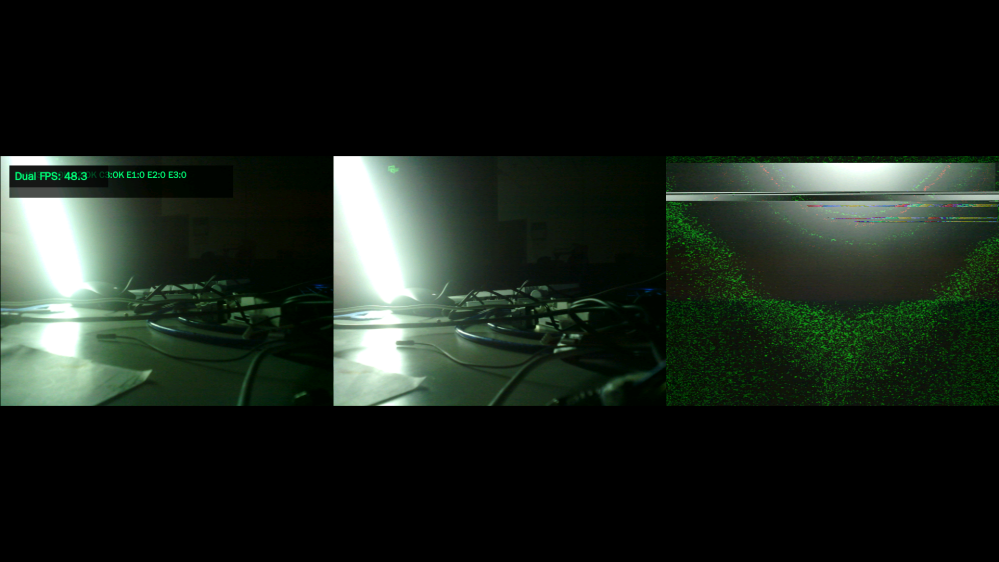
#> input picture fpga/cam3_now.png, 999 x 562 px, found by its file name
$ python _crop.py
#> lines starting #> are read from the running program, lines starting #| are printed output that depends on the picture
# -*- coding: utf-8 -*-
"""Crop + upscale regions of the camview screenshot for close inspection."""
import sys

from PIL import Image

sys.stdout.reconfigure(encoding="utf-8", errors="replace")
SRC = r"C:\Users\NineSun\Desktop\ov56401\project\cam3_now.png"
im = Image.open(SRC)
#> im is the input picture: PIL image 999x562 RGB; mean R, G, B 26.2, 34.2, 26.9
print("size", im.size)
#| size (999, 562)

# whole middle band (the three panels) upscaled
im.crop((0, 140, 1000, 430)).resize((2000, 580), Image.NEAREST).save(
    r"C:\Users\NineSun\Desktop\ov56401\project\_panels.png")
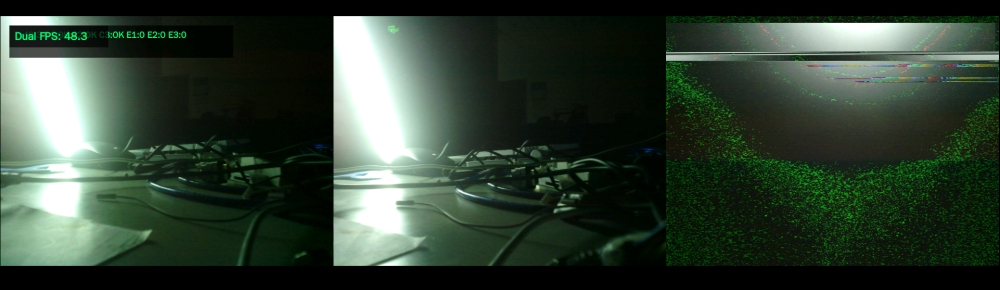
#> saved as _panels.png: PIL image 2000x580 RGB (shown at 1/2 size); mean R, G, B 50.7, 66.2, 52

# cam3 panel only, upscaled 4x
im.crop((650, 140, 1000, 430)).resize((1400, 1160), Image.NEAREST).save(
    r"C:\Users\NineSun\Desktop\ov56401\project\_cam3.png")
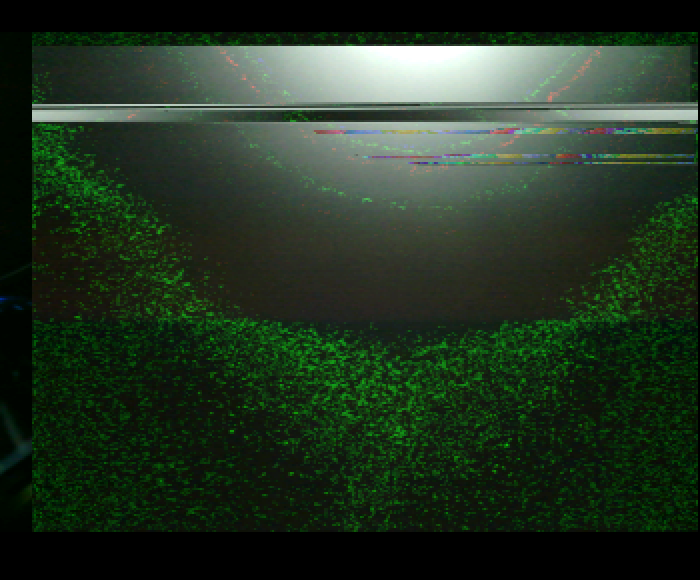
#> saved as _cam3.png: PIL image 1400x1160 RGB (shown at 1/2 size); mean R, G, B 35, 51.5, 34.2

# cam1 panel only, upscaled 4x
im.crop((0, 140, 315, 430)).resize((1260, 1160), Image.NEAREST).save(
    r"C:\Users\NineSun\Desktop\ov56401\project\_cam1.png")
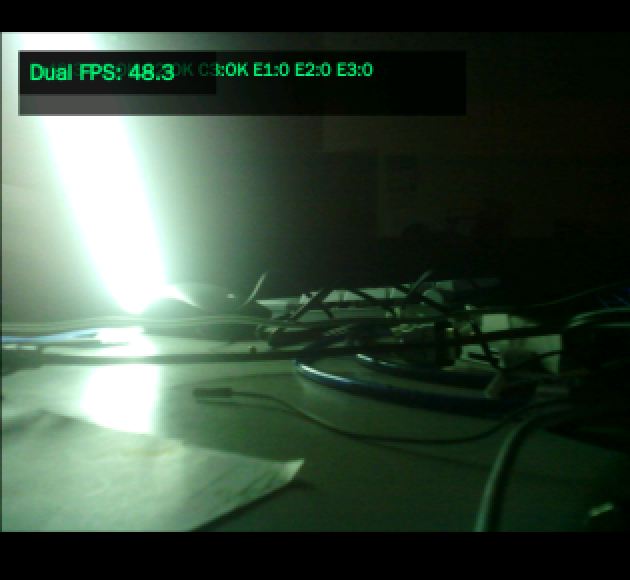
#> saved as _cam1.png: PIL image 1260x1160 RGB (shown at 1/2 size); mean R, G, B 57.3, 74.4, 59.8

# cam2 panel only, upscaled 4x
im.crop((318, 140, 645, 430)).resize((1308, 1160), Image.NEAREST).save(
    r"C:\Users\NineSun\Desktop\ov56401\project\_cam2.png")
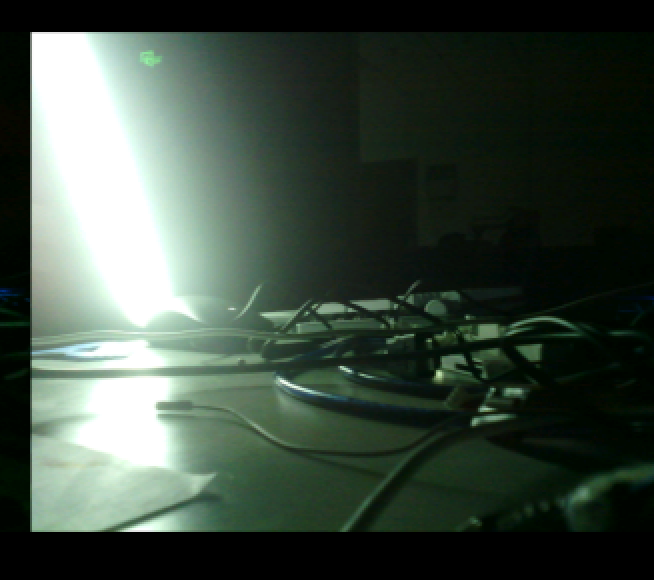
#> saved as _cam2.png: PIL image 1308x1160 RGB (shown at 1/2 size); mean R, G, B 62.3, 75.5, 64.9
print("saved crops")

$ run again, with fpga/_panels.png copied over fpga/cam3_now.png
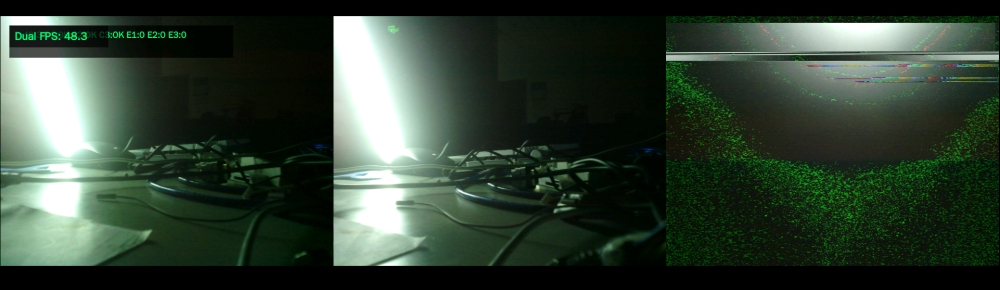
#> input picture fpga/_panels.png, 2000 x 580 px, found by its file name (shown at 1/2 size)
#> im is the input picture: PIL image 2000x580 RGB; mean R, G, B 50.7, 66.2, 52
#| size (2000, 580)
#> `im.crop((0, 140, 315, 430)).resize((1260, 1160), Image.NEAREST).save( ..`:
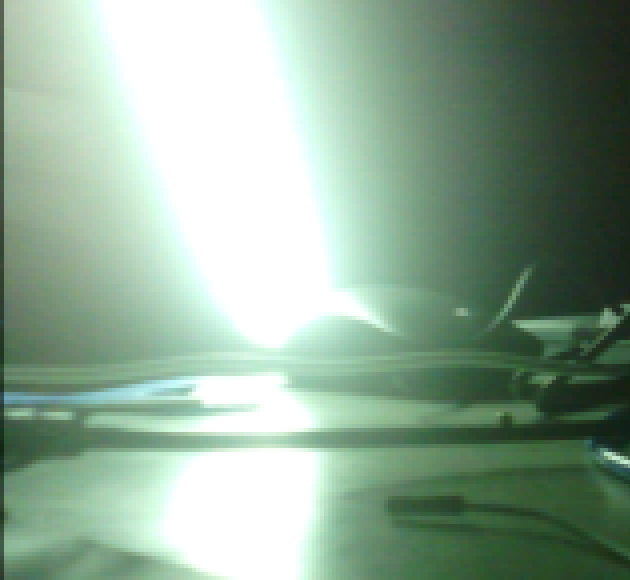
#> saved as _cam1.png: PIL image 1260x1160 RGB (shown at 1/2 size); mean R, G, B 142.8, 167.9, 148.5
#> `im.crop((318, 140, 645, 430)).resize((1308, 1160), Image.NEAREST).save..`:
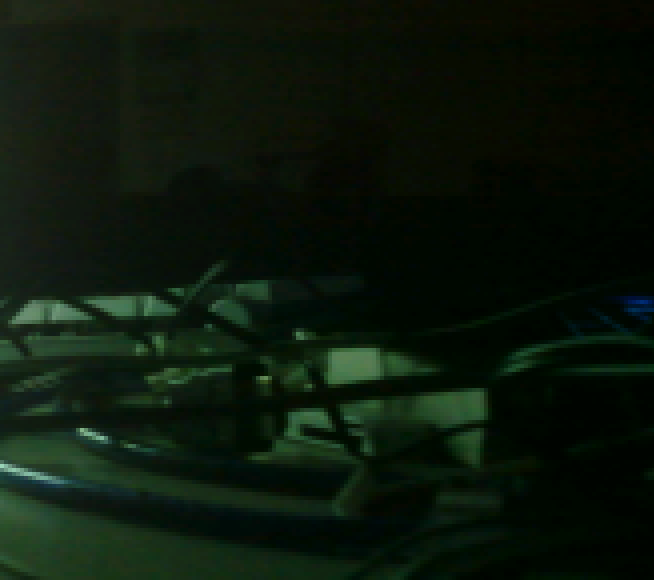
#> saved as _cam2.png: PIL image 1308x1160 RGB (shown at 1/2 size); mean R, G, B 11.6, 23.1, 11.2

$ run again, with fpga/_parser_test.png copied over fpga/cam3_now.png
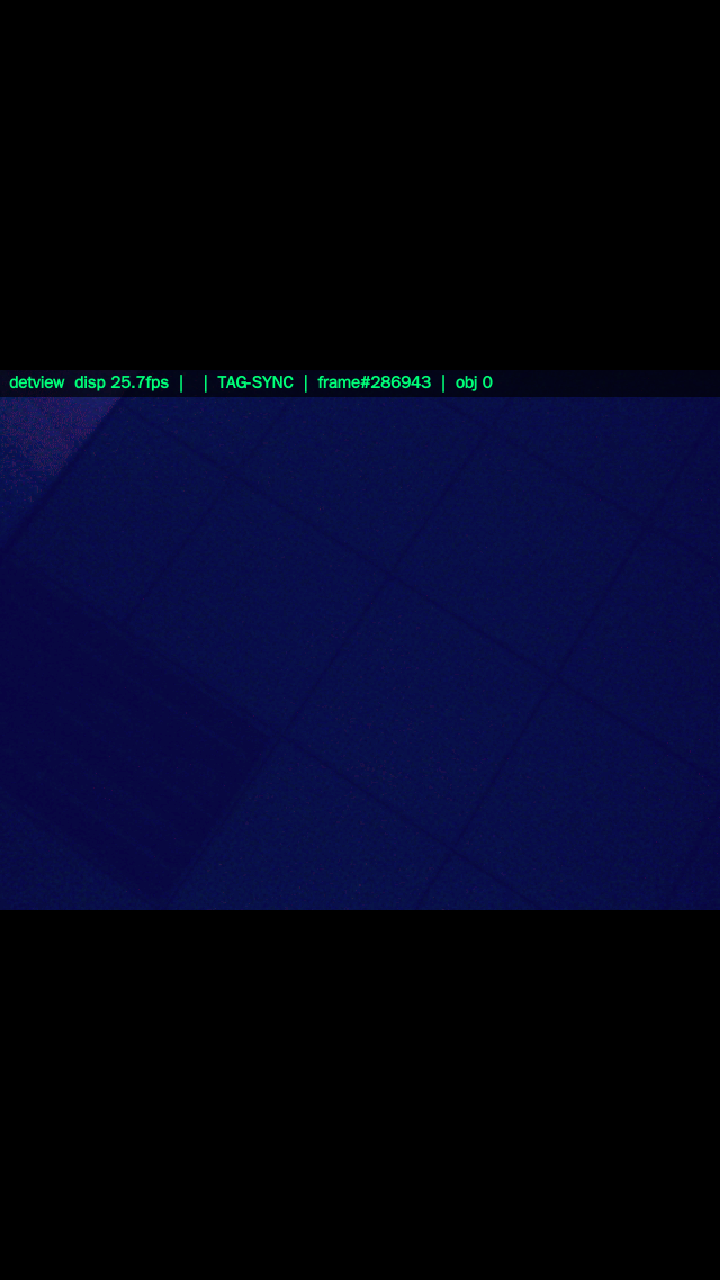
#> input picture fpga/_parser_test.png, 720 x 1280 px, found by its file name
#> im is the input picture: PIL image 720x1280 RGB; mean R, G, B 3.5, 5.9, 29.4
#| size (720, 1280)
#> `im.crop((650, 140, 1000, 430)).resize((1400, 1160), Image.NEAREST).sav..`:
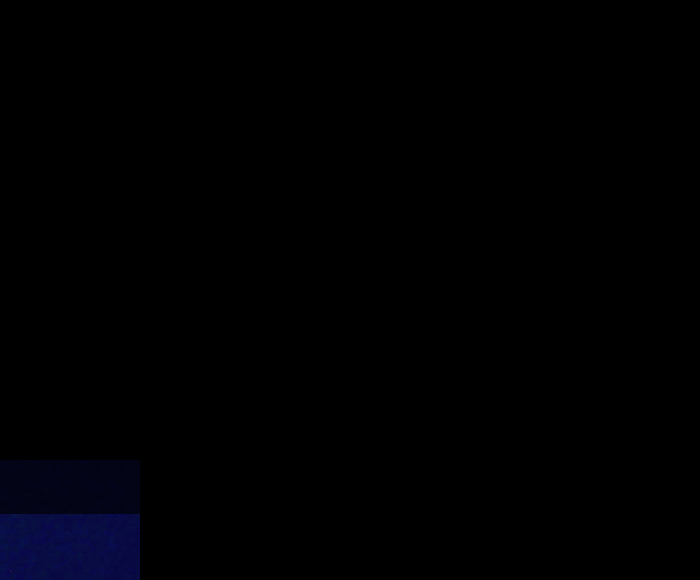
#> saved as _cam3.png: PIL image 1400x1160 RGB (shown at 1/2 size); mean R, G, B 0.2, 0.3, 2
#> `im.crop((318, 140, 645, 430)).resize((1308, 1160), Image.NEAREST).save..`:
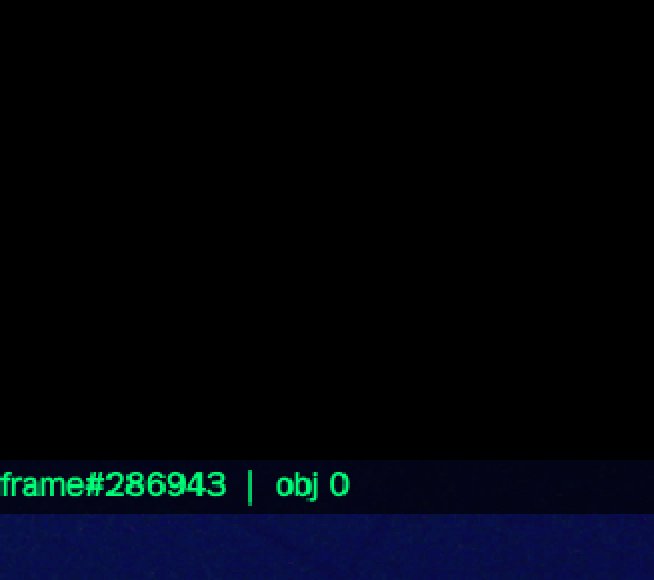
#> saved as _cam2.png: PIL image 1308x1160 RGB (shown at 1/2 size); mean R, G, B 1.2, 4.3, 11.3

$ run again, with fpga/c1a_small.png copied over fpga/cam3_now.png
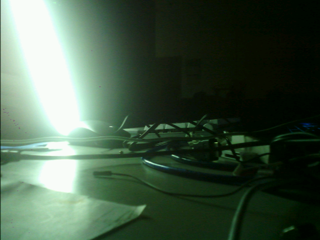
#> input picture fpga/c1a_small.png, 320 x 240 px, found by its file name
#> im is the input picture: PIL image 320x240 RGB; mean R, G, B 69.1, 89.3, 70.9
#| size (320, 240)
#> `im.crop((0, 140, 1000, 430)).resize((2000, 580), Image.NEAREST).save( ..`:
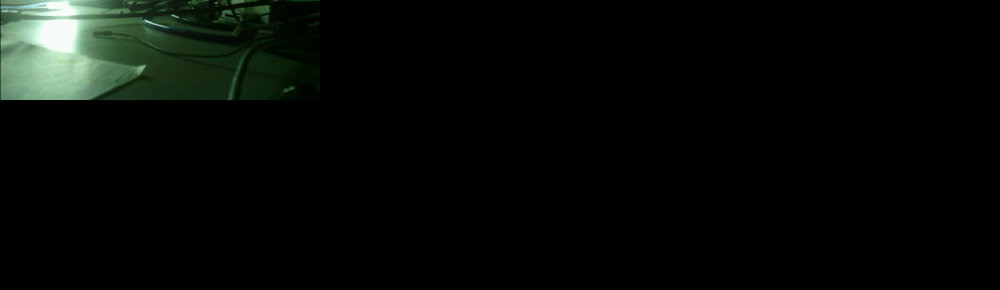
#> saved as _panels.png: PIL image 2000x580 RGB (shown at 1/2 size); mean R, G, B 6.9, 9.8, 7.2
#> `im.crop((0, 140, 315, 430)).resize((1260, 1160), Image.NEAREST).save( ..`:
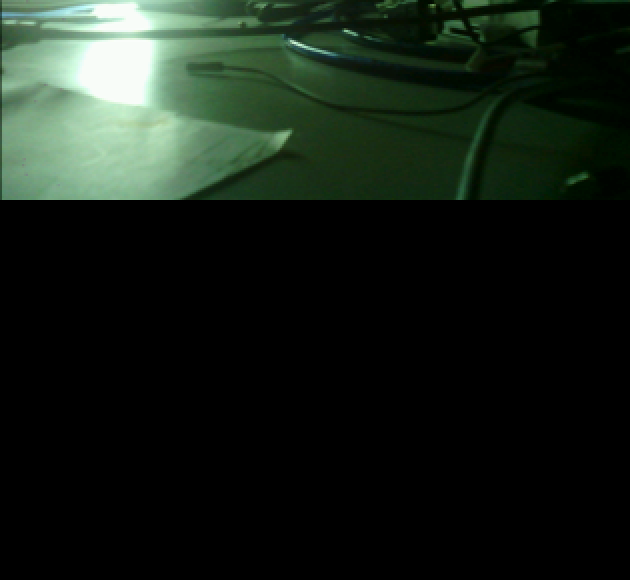
#> saved as _cam1.png: PIL image 1260x1160 RGB (shown at 1/2 size); mean R, G, B 21.9, 31.2, 22.8
